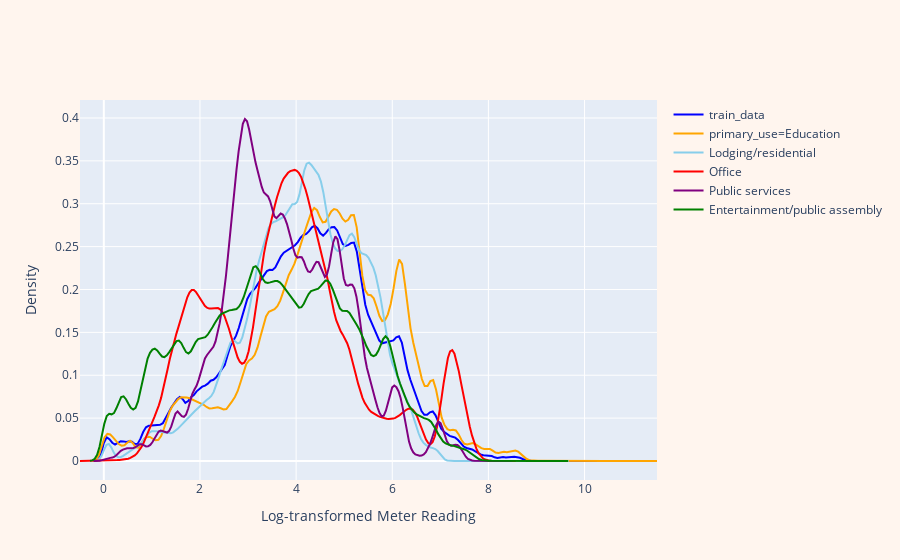

Notebook code cell kept with this figure:
### Code cell
plt.figure(figsize=(15, 8))
sns.set(style="whitegrid")

filtered_data = merged_data[merged_data['primary_use'] == 'Education']
sns.kdeplot(train_data['meter_reading_log'], color='blue',label='train_data', linewidth=4)
sns.kdeplot(filtered_data['meter_reading_log'], color='orange',label='primary_use=Education',linewidth=2.5)

sns.kdeplot(merged_data['meter_reading_log'].loc[merged_data['primary_use'] == 'Lodging/residential'], color='skyblue', label='Lodging/residential',linewidth=2.5)
sns.kdeplot(merged_data['meter_reading_log'].loc[merged_data['primary_use'] == 'Retail'], color='red', label='Office',linewidth=2.5)
sns.kdeplot(merged_data['meter_reading_log'].loc[merged_data['primary_use'] == 'Public services'], color='purple', label='Public services',linewidth=2.5)
sns.kdeplot(merged_data['meter_reading_log'].loc[merged_data['primary_use'] == 'Entertainment/public assembly'], color='green', label='Entertainment/public assembly',linewidth=2.5)

plt.xlabel('Log-transformed Meter Reading')
plt.ylabel('Density')
plt.title('Distribution Plot with Filtered by primary_use')
plt.legend()

fig4 = go.Figure()

# Extract the lines from the Matplotlib plot
for line in plt.gca().get_lines():
    x, y = line.get_xydata().T
    color = 'rgba({}, {}, {}, {})'.format(*[int(c * 255) for c in line.get_color()])  # Convert Matplotlib color tuple to Plotly format
    fig4.add_trace(go.Scatter(x=x, y=y, mode='lines', line=dict(color=color), name=line.get_label()))

# Close the Matplotlib plot to prevent it from being displayed in the notebook
plt.close()

fig4.update_layout(
    xaxis_title='Log-transformed Meter Reading',
    yaxis_title='Density',
    paper_bgcolor='seashell'  # Set the color of the background
)

# Display the Plotly figure
fig4.show()

### Figure 1 — Plotly figure (JSON) as saved in the notebook; plotly's stock layout.template omitted (floating-point values rounded to 4 significant figures; data arrays with more than 128 entries replaced by an {"elided": "..."} marker saying what was removed)
{"data": [{"line": {"color": "rgba(0, 0, 255, 255)"}, "mode": "lines", "name": "train_data", "type": "scatter", "x": {"elided": "200 float values"}, "y": {"elided": "200 float values"}}, {"line": {"color": "rgba(255, 165, 0, 255)"}, "mode": "lines", "name": "primary_use=Education", "type": "scatter", "x": {"elided": "200 float values"}, "y": {"elided": "200 float values"}}, {"line": {"color": "rgba(135, 206, 235, 255)"}, "mode": "lines", "name": "Lodging/residential", "type": "scatter", "x": {"elided": "200 float values"}, "y": {"elided": "200 float values"}}, {"line": {"color": "rgba(255, 0, 0, 255)"}, "mode": "lines", "name": "Office", "type": "scatter", "x": {"elided": "200 float values"}, "y": {"elided": "200 float values"}}, {"line": {"color": "rgba(128, 0, 128, 255)"}, "mode": "lines", "name": "Public services", "type": "scatter", "x": {"elided": "200 float values"}, "y": {"elided": "200 float values"}}, {"line": {"color": "rgba(0, 128, 0, 255)"}, "mode": "lines", "name": "Entertainment/public assembly", "type": "scatter", "x": {"elided": "200 float values"}, "y": {"elided": "200 float values"}}], "layout": {"paper_bgcolor": "seashell", "xaxis": {"title": {"text": "Log-transformed Meter Reading"}}, "yaxis": {"title": {"text": "Density"}}}}
